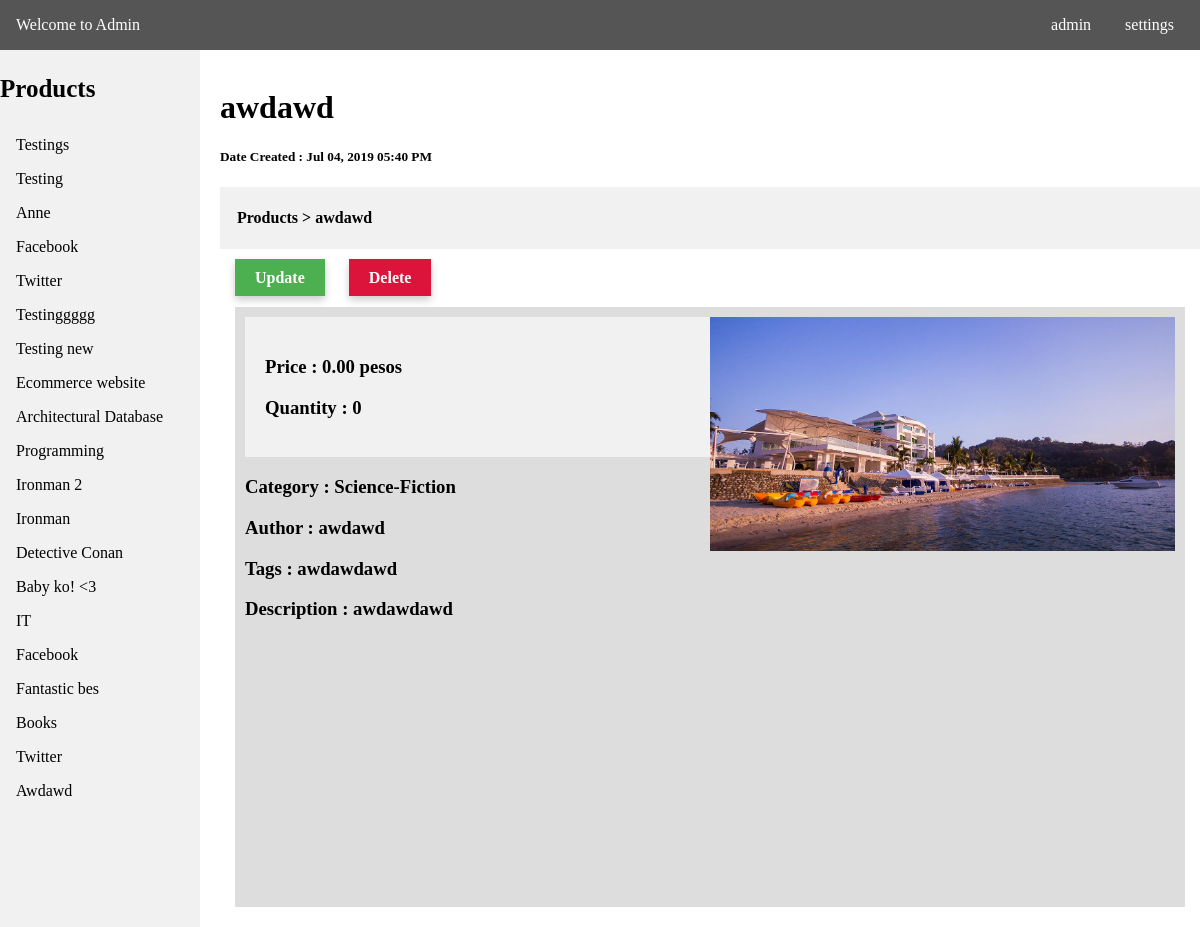
Page /admin/product_details.php?id=75 on the earlier database version.
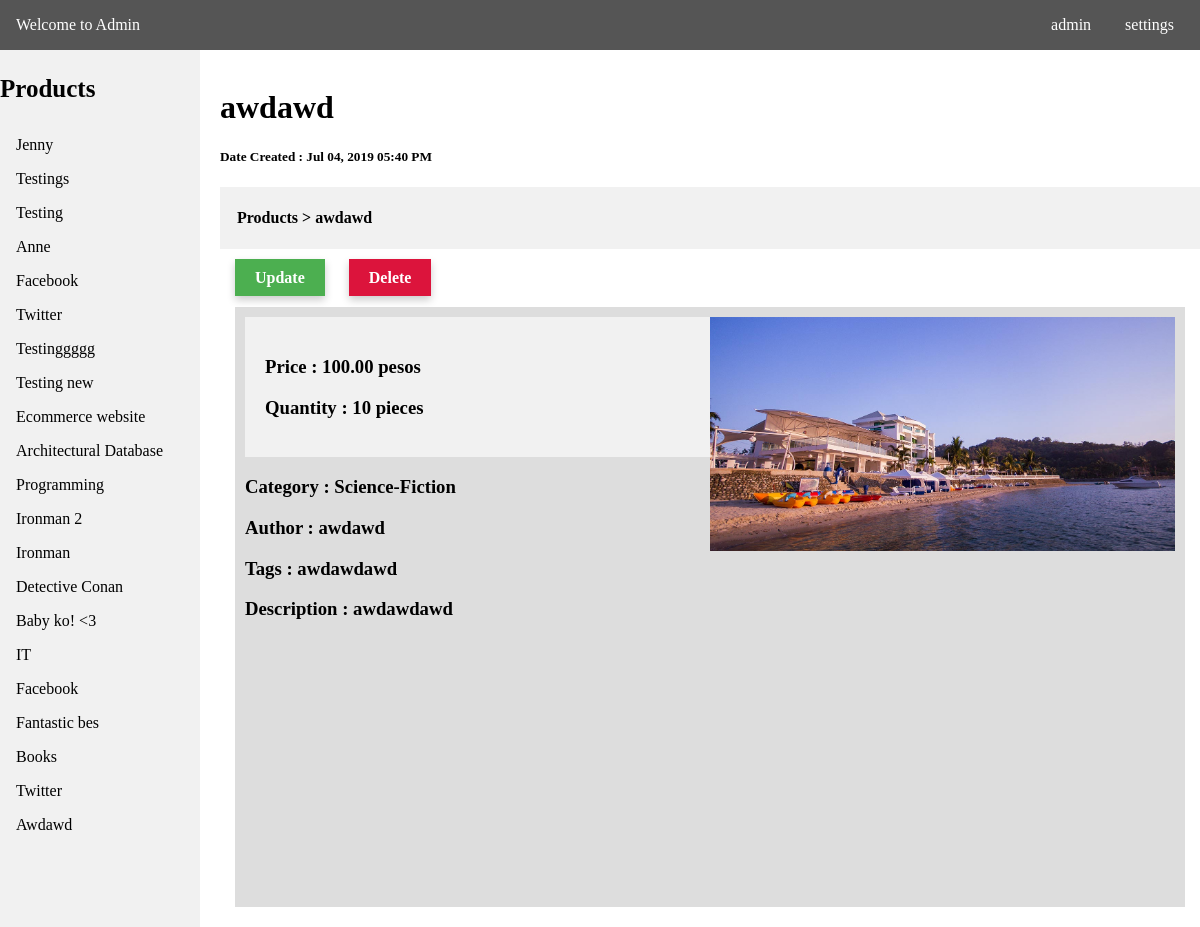
Same page on the later database version.
### tables this page shows
CREATE TABLE `tbl_stack` (
  `id` int(11) NOT NULL,
  `ref_id` int(11) NOT NULL,
  `title` varchar(50) DEFAULT NULL,
  `category` varchar(255) NOT NULL,
  `price` int(20) NOT NULL,
  `quantity` int(20) NOT NULL,
  `title_desc` varchar(50) DEFAULT NULL,
  `image` varchar(255) NOT NULL,
  `some_text` varchar(50) DEFAULT NULL,
  `description` text,
  `date_created` datetime NOT NULL DEFAULT CURRENT_TIMESTAMP
);

### api/dbh.php (called while the page is built, shortened)
<?php
class dbh {
    public function __construct() {
        $this->servername = HOST;
        $this->username = USER;
        $this->password = PASS;
        $this->dbname = DBNAME;
        $this->conn = mysqli_connect($this->servername,$this->username,$this->password,$this->dbname);
    }
}
?>

### config.php (called while the page is built, shortened)
<?php
include API.'dbh.php';
include API.'User.php';
include API.'viewUser.php';
$viewUser = new ViewUser;
?>

### api/viewUser.php (called while the page is built, shortened)
<?php
class ViewUser extends User {
    public function get_data($get_table) {
        $query = "SELECT * FROM ".$get_table." ORDER BY id DESC";
        $res = mysqli_query($this->conn,$query);
        return $res;
    }
    public function select_where($table_name, $where_condition)
      {
           $condition = '';
           $array = array();
           foreach($where_condition as $key => $value)
           {
                $condition .= $key . " = '".$value."' AND ";
           }
           $condition = substr($condition, 0, -5);
           $query = "SELECT * FROM ".$table_name." WHERE " . $condition;
           $result = mysqli_query($this->conn, $query);
           while($row = mysqli_fetch_array($result))
           {
                $array[] = $row;
           }
           return $array;
      }
    public function datetime($string) {
        $date_format = "M d, Y h:i A";
        $date_content = strtotime($string);
        $date = date($date_format, $date_content);
        return $date;
    }
}
?>

### admin/product_details.php (the view, shortened to what this page needs)
<?php
include '../config.php';
    $table = "tbl_stack";
    $id = array(
        'id' => $_GET['id']
    );
    $res = $viewUser->select_where($table, $id);
    foreach ($res as $data) {
        $ptitle = $data['title'];
        $title_desc = $data['title_desc'];
        $some_text = $data['some_text'];
        $desc = $data['description'];
        $image = $data['image'];
        $category = $data['category'];
        $datee = $data['date_created'];
        $price = $data['price'];
        $quantity = $data['quantity'];
        $pid = $data['id'];
        $date = $viewUser->datetime($datee);
        $money = number_format($price,2);
        $qty = number_format($quantity);
    }
?>
<!DOCTYPE html>
<html>
<head>
    <link rel="stylesheet" type="text/css" media="screen" href="admin_css/main.css" />
</head>
<body>
<div class="header">
    <p><a style="color:#fff;text-decoration:none;" href="<?php echo ADMIN_URL;?>">Welcome to Admin</a></p>
    <div class="head-content">
        <p>admin</p>
        <p>settings</p>
    </div>
</div>
<nav>
    <ul>
    <p style="font-size:25px;font-weight:bold;">Products</p>
    <?php
        $tbl = "tbl_stack";
        $res = $viewUser->get_data($tbl);
        while($row = $res->fetch_assoc()) {
            $title = $row['title'];
            $id = $row['id'];
    ?>
        <li><a href="<?php echo ADMIN_URL.'product_details.php?id='.$id; ?>"><?php echo ucfirst($title); ?></a></li>
    <?php
        }
    ?>
    </ul>
</nav>
<div class="container">
    <br>
<h1><?php echo $ptitle; ?></h1>
<h5>Date Created : <?php echo $date; ?></h5>
<div style="background-color:#f1f1f1;padding:1px;"><h4>&nbsp &nbsp <a style="color:#000;text-decoration:none;" href="<?php echo ADMIN_URL.'products.php';?>">Products</a> > <?php echo $ptitle; ?></h4></div>
    <div class="content">
        <div class="row">
            <div class="options">
                <a class="update" href="<?php echo ADMIN_URL.'product_update.php?id='.$pid;?>">Update</a>
                <a class="delete" onclick="return confirm('Are you sure?')" href="<?php echo ADMIN_URL.'ajax/delete.php?id='.$pid;?>">Delete</a>
            </div>
            <div style="padding: 20px;">
                <div style="padding:10px;width:100%;background-color:#ddd;">
                <img src="../<?php echo $image;?>" style="margin-left:10px;float:right;width:50%" alt="">
                <div style="padding:20px;width:100%;background-color:#f1f1f1;">
                    <h3>Price : <?php echo $money ? $money.' pesos'  : '0.00' ;?></h3>
                    <h3>Quantity : <?php echo $qty ? $qty.' pieces' : '0' ;?></h3>
                </div>
                <h3>Category : <?php echo $category;?></h3>
                <h3>Author : <?php echo $title_desc;?></h3>
                <h3>Tags : <?php echo $some_text;?></h3>
                <h3 style="height:280px;overflow:auto;">Description : <?php echo $desc;?></h3>
                </div>
            </div>
    </div>
    </div>
</div>
</body>
</html>

### admin/admin_css/main.css (style rules this page uses)
html { scroll-behavior: smooth; }
* { box-sizing: border-box; }
body { margin: 0; font-family: Cambria, Cochin, Georgia, Times, 'Times New Roman', serif; }
ul { list-style-type: none; margin: 0; padding: 0; width: 200px; top: 50px; background-color: #f1f1f1; position: fixed; height: 100%; overflow: auto; }
li a { display: block; color: #000; padding: 8px 16px; text-decoration: none; }
.header { background-color: #555; color:white; display: inline-block; width: 100%; position:fixed; top:0; padding: 16px; }
.header p { display: inline; }
.container { margin-top: 50px; margin-left: 220px; }
.content { margin-top: 20px; }
.head-content { float:right; }
.head-content p { margin-left: 10px; padding: 10px; }
.row { margin: 0 -5px; }
.row:after { content: ""; display: table; clear: both; }
.options a { margin-left: 20px; padding: 10px 20px; background-color: #f1f1f1; text-decoration: none; color: #fff; font-weight: bold; box-shadow: 0 4px 8px 0 rgba(0, 0, 0, 0.2); }
.options .update { background-color: #4CAF50; }
.options .delete { background-color: crimson; }

Differences in the rows shown:
added tbl_stack: title "Jenny"
changed tbl_stack "Awdawd": price "0.00" → "100.00"; quantity (not shown) → "10"
Other differences:
text no longer shown: "0"
text now shown: "pieces"
